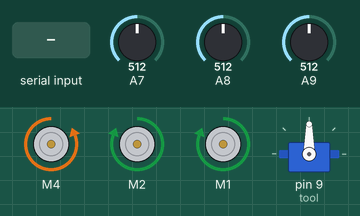
A sketch run on a simulated Arduino Mega 2560, built with avr-gcc and run on an emulated ATmega2560. Shown: 3 × DC motor (green arrow = forward, orange = backward, longer = faster), servo. The test bench sets the inputs (shaded band); at power-on: A9 = 512, A7 = 512, A8 = 512. What the sketch prints to the serial monitor is not drawn.

Above: at 1.3 s.
1.4 s: A9 set to 222
4.4 s: A9 set to 211
At 4.61 s:
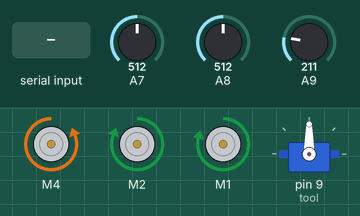
7.4 s: A7 set to 306
At 7.57 s:
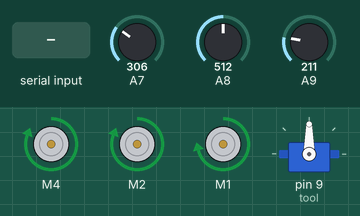
10.4 s: A8 set to 0
11.9 s: "s" received over Serial
At 13.1 s:
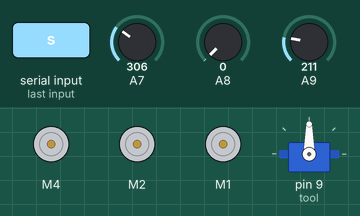
Timing chart, 0 to 14.4 s (numbered marks = the images above; inputs shaded):
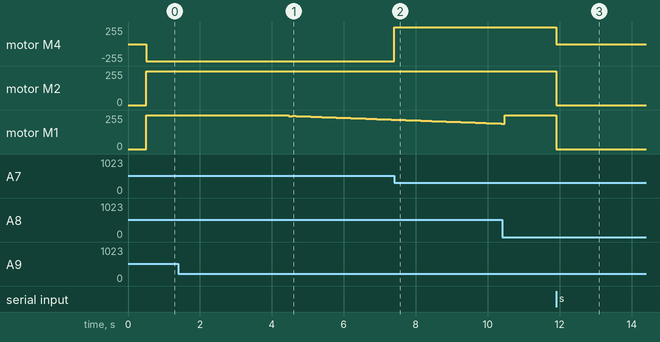

The sketch:

trainingsroboter_steuerung_basisprogramm_pid.ino
```cpp
//programm zur steuerung meines trainingsroboters mit poti

#include <AFMotor.h>
#include <Servo.h>
#include <PID_v1_bc.h>
char SerialVal;
const int close = 180;
const int open = 90;
long unsigned int pm = 0;
double speed_a1, speed_a2, speed_a3;

bool reached_a1, reached_a2, reached_a3;
double uebergabe_a1, uebergabe_a2, uebergabe_a3, demand_a1, demand_a2, demand_a3, pos_a1, pos_a2, pos_a3;

PID m2(&pos_a2, &speed_a2, &demand_a2, 10.0, 20.0, 0.01, DIRECT);
PID m3(&pos_a3, &speed_a3, &demand_a3, 5.0, 10, 0.01, DIRECT);

Servo tool;        //servo intitialisieren
AF_DCMotor a1(4);  //motor 1 = linker motor, letzte achse von unten gesehen
AF_DCMotor a2(2);  //motor 2 = rechter motor, untere achse des arms
AF_DCMotor a3(1);  //motor 3 (4) = drehachse unten

void setup() {
  Serial.begin(115200);
  a1.setSpeed(255);
  a2.setSpeed(255);
  a3.setSpeed(255);
  tool.attach(9);
  tool.write(open);

  m2.SetMode(AUTOMATIC);
  m3.SetMode(AUTOMATIC);

  m2.SetOutputLimits(-255.0, 255.0);
  m3.SetOutputLimits(-255.0, 255.0);
}

void loop() {
  programm();
}

//motorsteuerung basisbefehle


void homing() {  //homing sequences
  moverobot(990, 730, 260);
  delay(2000);
}


void moverobot(double uebergabe_a1, double uebergabe_a2, double uebergabe_a3) {

  demand_a1 = uebergabe_a1;  //fix for weird behavoir when directly using demand in the pid controller
  demand_a2 = uebergabe_a2;
  demand_a3 = uebergabe_a3;

  while (reached_a1 == false || reached_a2 == false || reached_a3 == false) {
    //_____________________achse 1________________//
    if (reached_a1 == false) {

      if (demand_a1 == pos_a1) {
        a1.run(RELEASE);
        reached_a1 = true;
      }

      pos_a1 = analogRead(A7);

      if (demand_a1 > pos_a1 && reached_a1 == false) {
        a1.run(FORWARD);
      }

      if (demand_a1 < pos_a1 && reached_a1 == false) {
        a1.run(BACKWARD);
      }
    }

    //_____________________achse 2________________//


    if (demand_a2 == pos_a2) {
      reached_a2 = true;
      a2.run(RELEASE);
    }
    if (reached_a2 == false) {

      pos_a2 = analogRead(A8);
      m2.Compute();
      if (speed_a2 < 0) {
        a2.setSpeed((speed_a2) * -1);
        a2.run(BACKWARD);
      }

      if (speed_a2 > 0) {
        a2.setSpeed(speed_a2);
        a2.run(FORWARD);
      }
    }

    //_____________________achse 3________________//


    if (demand_a3 == pos_a3)
    { reached_a3 = true; }
    pos_a3 = analogRead(A8) - analogRead(A9);
    m3.Compute();
    if (speed_a3 < 0) {
      a3.setSpeed((speed_a3) * -1);
      a3.run(BACKWARD);
    }

    if (speed_a3 > 0) {
      a3.setSpeed(speed_a3);
      a3.run(FORWARD);
    }

    if (speed_a3 == 0) {
      a3.run(RELEASE);
      reached_a3 = true;
    }


    //____________________________________________________//
    Serial.print("J1=");
    Serial.print(pos_a1);
    Serial.print(",");
    Serial.print(" J2=");
    Serial.print(pos_a2);
    Serial.print(",");
    Serial.print(" J3=");
    Serial.print(pos_a3);
    Serial.print(" flags=");
    Serial.print(reached_a1);
    Serial.print(reached_a2);
    Serial.println(reached_a3);

    if (Serial.available()) {
      SerialVal = Serial.read();
    }

    if (SerialVal == 's' || SerialVal == 'k') {
      a1.run(RELEASE);
      a2.run(RELEASE);
      a3.run(RELEASE);
      manuell();
    }
  }
  //____________________________________________________//

  //flags resetten


  reached_a1 = false;
  reached_a2 = false;
  reached_a3 = false;
  a3.run(RELEASE);
}
//-----------------------------------------------------------------------//
//manuelle steuerung mit wasdx bzw. ik,
void manuell() {
  Serial.println("Manuelle Steuerung");
  delay(500);
  a2.setSpeed(125);
  a3.setSpeed(125);
  a1.setSpeed(255);
  while (true) {
    if (Serial.available()) {
      SerialVal = Serial.read();
    }

    switch (SerialVal) {
      case 'w':
        a2.run(FORWARD);
        break;
      case 's':
        a1.run(RELEASE);
        a2.run(RELEASE);
        a3.run(RELEASE);
        break;
      case 'k':
        a1.run(RELEASE);
        a2.run(RELEASE);
        a3.run(RELEASE);
        break;
      case 'x':
        a2.run(BACKWARD);
        break;
      case 'a':
        a1.run(FORWARD);
        break;
      case 'd':
        a1.run(BACKWARD);
        break;
      case 'i':
        a3.run(BACKWARD);
        break;
      case ',':
        a3.run(FORWARD);
        break;
      case 'h':
        homing();
        break;
      case 'p':
        automatik();
        break;
    }
    if (millis() - pm > 200) {
      Serial.print("J1=");
      Serial.print(analogRead(A7));
      Serial.print(",");
      Serial.print(" J2=");
      Serial.print(analogRead(A8));
      Serial.print(",");
      Serial.print(" J3=");
      Serial.println(analogRead(A8) - analogRead(A9));
      pm = millis();
    }
  }
}
```

automatik.ino
```cpp
//dieser teil des codes ist modular auswechselbar
void programm() {
  automatik();
}

void automatik() {
  Serial.println("Automatik, s oder k zum beenden");
  delay(500);
  a2.setSpeed(255);
  a3.setSpeed(255);
  while (true) {
    moverobot(500, 850, 300);
    delay(2000);
    moverobot(990, 730, 300);
    moverobot(990, 730, 130);
    delay(2000);

  }
}
```

Measured:
- after the input at 4.4 s, motor M1: forward 255/255 → forward 247/255 after 0.07 s, → forward 248/255 0.10 s later, → forward 247/255 0.10 s later, → forward 246/255 0.10 s later, … (29 changes in this stretch)
- after the input at 7.4 s, motor M4: backward 255/255 → forward 255/255 at once
- after the input at 11.9 s, motor M4, motor M2, motor M1: forward 255/255 → stopped at once
